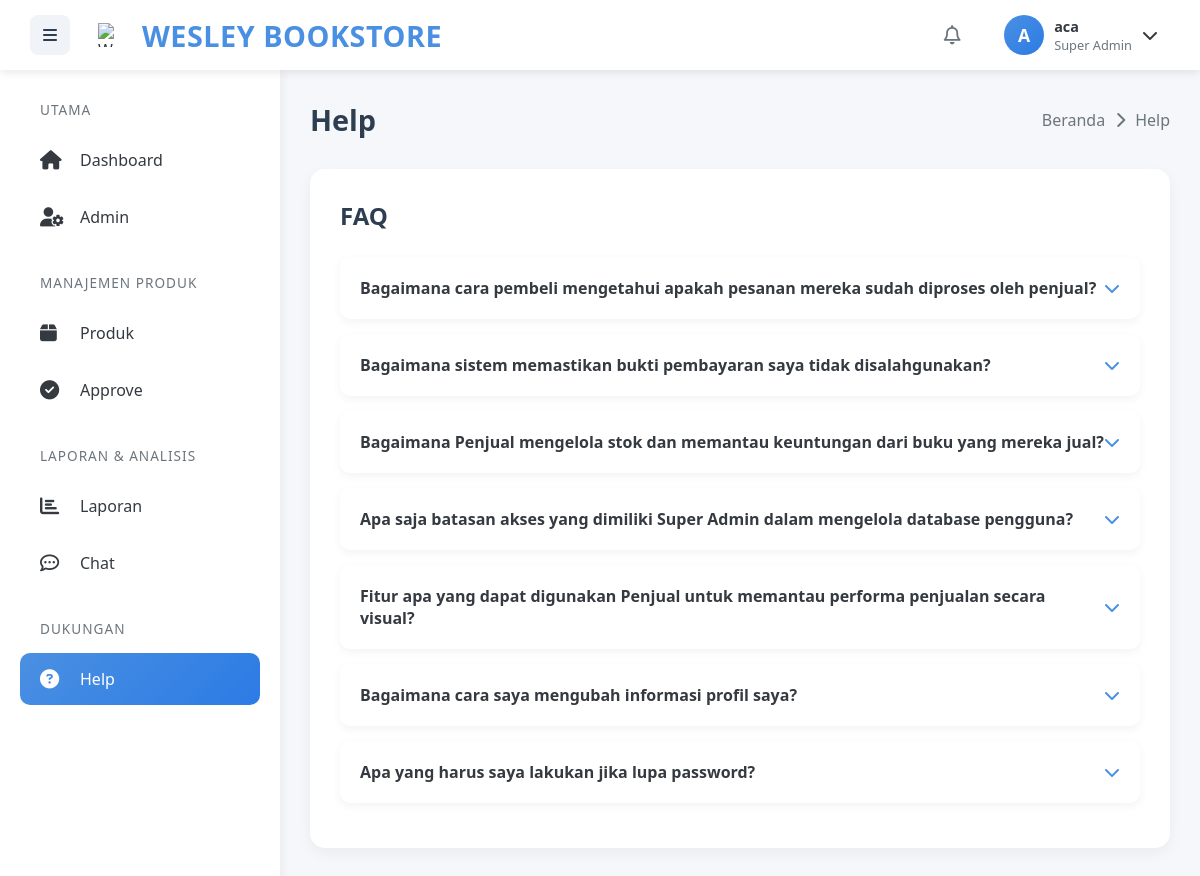
Page /penjual/help.php (signed in) on the committed database.
### tables this page shows
CREATE TABLE `users` (
  `id_user` int(11) NOT NULL,
  `nik` varchar(16) NOT NULL,
  `username` varchar(100) NOT NULL,
  `password` varchar(255) NOT NULL,
  `email` varchar(100) NOT NULL,
  `role` enum('super_admin','penjual','pembeli') NOT NULL,
  `status` enum('aktif','tidak aktif') DEFAULT 'aktif',
  `gambar` varchar(255) NOT NULL,
  `alamat` text NOT NULL,
  `nama_bank` varchar(50) DEFAULT NULL,
  `no_rekening` varchar(50) DEFAULT NULL,
  `last_login` timestamp NULL DEFAULT NULL,
  `remember_token` varchar(255) DEFAULT NULL,
  `created_at` datetime NOT NULL DEFAULT current_timestamp(),
  `last_chat_time` datetime DEFAULT NULL,
  `is_online` tinyint(1) DEFAULT 0,
  `last_seen` datetime DEFAULT NULL,
  `device_token` varchar(255) DEFAULT NULL
);

### penjual/help.php (the view, shortened to what this page needs)
<?php
    require_once '../koneksi.php';
    $user_id = $_SESSION['user_id'];
    $sql = "SELECT * FROM users WHERE id_user = ?";
    $stmt = $conn->prepare($sql);
    $stmt->bind_param("i", $user_id);
    $stmt->execute();
    $result = $stmt->get_result();
    if ($result->num_rows > 0) {
        $user = $result->fetch_assoc();
        $username = $user['username'];
        $role = $user['role'];
        $gambar = $user['gambar'];
        function getInitials($name) {
            $words = explode(' ', $name);
            $initials = '';
            foreach ($words as $word) {
                $initials .= strtoupper(substr($word, 0, 1));
            }
            return substr($initials, 0, 2);
        }
        $initials = getInitials($username);
        $role_display = ($role == 'super_admin') ? 'Super Admin' :
                       (($role == 'penjual') ? 'Penjual' : 'Pembeli');
        $gambar_path = !empty($gambar) ? '../asset/' . $gambar : '';
        $has_image = !empty($gambar) && file_exists($gambar_path);
    } else {
        session_destroy();
        header("Location: ../login.php");
        exit();
    }
?>
<!DOCTYPE html>
<html lang="id">
<head>
    <link rel="stylesheet" href="https://cdnjs.cloudflare.com/ajax/libs/font-awesome/6.4.0/css/all.min.css">
</head>
<body>
    <nav class="top-nav">
        <div class="nav-left">
            <div class="menu-toggle" id="menuToggle">
                <i class="fas fa-bars"></i>
            </div>
            <div class="logo">
                <img src="../asset/wesley.png" alt="Wesley Bookstore Logo" class="logo-img">
                <span class="logo-text">WESLEY BOOKSTORE</span>
            </div>
        </div>
        <div class="nav-right">
            <div class="nav-icons">
                <div class="nav-icon notification-icon" id="notificationIcon">
                    <i class="far fa-bell"></i>
                </div>
            </div>
            <div class="user-profile" id="userProfile">
                <div class="user-info">
                    <div class="avatar">
                        <?php if ($has_image): ?>
                            <img src="<?php echo $gambar_path; ?>" alt="<?php echo htmlspecialchars($username); ?>">
                        <?php else: ?>
                            <?php echo $initials; ?>
                        <?php endif; ?>
                    </div>
                    <div class="user-details">
                        <span class="user-name"><?php echo htmlspecialchars($username); ?></span>
                        <span class="user-role"><?php echo $role_display; ?></span>
                    </div>
                    <i class="fas fa-chevron-down"></i>
                </div>
            </div>
        </div>
    </nav>
    <aside class="sidebar" id="sidebar">
        <nav class="sidebar-nav">
            <div class="nav-section">
                <div class="nav-title">Utama</div>
                <a href="dashboard.php" class="sidebar-item">
                    <i class="fas fa-home"></i>
                    <span>Dashboard</span>
                </a>
                <a href="penjual.php" class="sidebar-item">
                    <i class="fas fa-user-cog"></i>
                    <span>Admin</span>
                </a>
            </div>
            <div class="nav-section">
                <div class="nav-title">Manajemen Produk</div>
                <a href="produk.php" class="sidebar-item">
                    <i class="fas fa-box"></i>
                    <span>Produk</span>
                </a>
                <?php if ($role == 'penjual' || $role == 'super_admin'): ?>
                    <a href="approve.php" class="sidebar-item">
                        <i class="fas fa-check-circle"></i>
                        <span>Approve</span>
                    </a>
                <?php endif; ?>
            </div>
            <div class="nav-section">
                <div class="nav-title">Laporan & Analisis</div>
                <a href="laporan.php" class="sidebar-item">
                    <i class="fas fa-chart-bar"></i>
                    <span>Laporan</span>
                </a>
                <a href="chat.php" class="sidebar-item">
                    <i class="far fa-comment-dots"></i>
                    <span>Chat</span>
                </a>
            </div>
            <div class="nav-section">
                <div class="nav-title">Dukungan</div>
                <a href="help.php" class="sidebar-item active">
                    <i class="fas fa-question-circle"></i>
                    <span>Help</span>
                </a>
            </div>
        </nav>
    </aside>
    <main class="main-content" id="mainContent">
        <div class="content-header">
            <h1 class="page-title">Help</h1>
            <div class="breadcrumb">
                <a href="dashboard.php">Beranda</a>
                <i class="fas fa-chevron-right"></i>
                <span>Help</span>
            </div>
        </div>
        <div class="content-section">
            <div class="section-header">
                <h2 class="section-title">FAQ</h2>
            </div>
            <div class="faq-item">
                <div class="faq-question">
                    <span>Bagaimana cara pembeli mengetahui apakah pesanan mereka sudah diproses oleh penjual?</span>
                    <i class="fas fa-chevron-down faq-toggle"></i>
                </div>
            </div>
            <div class="faq-item">
                <div class="faq-question">
                    <span>Bagaimana sistem memastikan bukti pembayaran saya tidak disalahgunakan?</span>
                    <i class="fas fa-chevron-down faq-toggle"></i>
                </div>
            </div>
            <div class="faq-item">
                <div class="faq-question">
                    <span>Bagaimana Penjual mengelola stok dan memantau keuntungan dari buku yang mereka jual?</span>
                    <i class="fas fa-chevron-down faq-toggle"></i>
                </div>
            </div>
            <div class="faq-item">
                <div class="faq-question">
                    <span>Apa saja batasan akses yang dimiliki Super Admin dalam mengelola database pengguna?</span>
                    <i class="fas fa-chevron-down faq-toggle"></i>
                </div>
            </div>
            <div class="faq-item">
                <div class="faq-question">
                    <span>Fitur apa yang dapat digunakan Penjual untuk memantau performa penjualan secara visual?</span>
                    <i class="fas fa-chevron-down faq-toggle"></i>
                </div>
            </div>
            <div class="faq-item">
                <div class="faq-question">
                    <span>Bagaimana cara saya mengubah informasi profil saya?</span>
                    <i class="fas fa-chevron-down faq-toggle"></i>
                </div>
            </div>
            <div class="faq-item">
                <div class="faq-question">
                    <span>Apa yang harus saya lakukan jika lupa password?</span>
                    <i class="fas fa-chevron-down faq-toggle"></i>
                </div>
            </div>
        </div>
    </main>
</body>
</html>

### penjual/help.php (style rules this page uses)
:root { --primary: #2c3e50; --secondary: #4a90e2; --accent: #9b59b6; --light: #f8f9fa; --dark: #343a40; --gray: #6c757d; --success: #28a745; --danger: #dc3545; --warning: #ffc107; --sidebar-width: 280px; }
* { scrollbar-width: none; -ms-overflow-style: none; }
* { margin: 0; padding: 0; box-sizing: border-box; font-family: 'Segoe UI', Tahoma, Geneva, Verdana, sans-serif; }
body { background-color: #f5f7fa; color: var(--dark); overflow-x: hidden; }
.top-nav { background: white; height: 70px; box-shadow: 0 2px 10px rgba(0, 0, 0, 0.1); display: flex; align-items: center; justify-content: space-between; padding: 0 30px; position: fixed; top: 0; left: 0; right: 0; z-index: 1000; }
.nav-left { display: flex; align-items: center; gap: 20px; }
.menu-toggle { display: flex; align-items: center; justify-content: center; width: 40px; height: 40px; border-radius: 8px; background: #f0f4f8; color: var(--primary); cursor: pointer; transition: all 0.3s ease; }
.logo { display: flex; align-items: center; gap: 12px; }
.logo-img { height: 40px; width: 40px; border-radius: 8px; object-fit: contain; padding: 8px; }
.logo-text { font-size: 1.8rem; font-weight: 700; color: var(--secondary); letter-spacing: 0.5px; }
.nav-right { display: flex; align-items: center; gap: 20px; }
.nav-icons { display: flex; align-items: center; gap: 15px; }
.nav-icon { position: relative; cursor: pointer; color: var(--gray); font-size: 1.2rem; transition: all 0.3s ease; width: 40px; height: 40px; display: flex; align-items: center; justify-content: center; border-radius: 8px; }
.user-profile { position: relative; cursor: pointer; }
.user-info { display: flex; align-items: center; gap: 10px; padding: 8px 12px; border-radius: 10px; transition: all 0.3s ease; }
.avatar { width: 40px; height: 40px; border-radius: 50%; background: linear-gradient(135deg, var(--secondary) 0%, #2c7be5 100%); display: flex; align-items: center; justify-content: center; color: white; font-weight: 600; font-size: 1.1rem; overflow: hidden; }
.user-details { display: flex; flex-direction: column; }
.user-name { font-weight: 600; color: var(--dark); font-size: 0.9rem; max-width: 150px; white-space: nowrap; overflow: hidden; text-overflow: ellipsis; }
.user-role { font-size: 0.8rem; color: var(--gray); text-transform: capitalize; }
.sidebar { position: fixed; left: 0; top: 70px; bottom: 0; width: var(--sidebar-width); background: white; box-shadow: 2px 0 10px rgba(0, 0, 0, 0.05); padding: 30px 0; overflow-y: auto; transform: translateX(0); transition: transform 0.3s ease; z-index: 999; scrollbar-width: none; -ms-overflow-style: none; }
.sidebar-nav { padding: 0 20px; }
.nav-section { margin-bottom: 30px; }
.nav-title { font-size: 0.85rem; color: var(--gray); text-transform: uppercase; letter-spacing: 1px; margin-bottom: 15px; padding: 0 20px; }
.sidebar-item { display: flex; align-items: center; padding: 15px 20px; margin-bottom: 5px; border-radius: 10px; color: var(--dark); text-decoration: none; transition: all 0.3s ease; }
.sidebar-item.active { background: linear-gradient(135deg, var(--secondary) 0%, #2c7be5 100%); color: white; }
.sidebar-item i { margin-right: 15px; font-size: 1.2rem; width: 25px; }
.main-content { margin-left: var(--sidebar-width); margin-top: 70px; padding: 30px; min-height: calc(100vh - 70px); transition: margin-left 0.3s ease; overflow-x: hidden; }
.content-header { display: flex; justify-content: space-between; align-items: center; margin-bottom: 30px; }
.page-title { font-size: 1.8rem; font-weight: 600; color: var(--primary); }
.breadcrumb { display: flex; align-items: center; gap: 10px; color: var(--gray); }
.breadcrumb a { color: var(--gray); text-decoration: none; }
.content-section { background: white; border-radius: 15px; padding: 30px; margin-bottom: 30px; box-shadow: 0 5px 15px rgba(0, 0, 0, 0.05); }
.section-header { display: flex; justify-content: space-between; align-items: center; margin-bottom: 25px; }
.section-title { font-size: 1.5rem; font-weight: 600; color: var(--primary); }
.faq-item { background: white; border-radius: 10px; margin-bottom: 15px; overflow: hidden; box-shadow: 0 3px 10px rgba(0, 0, 0, 0.05); }
.faq-question { padding: 20px; font-weight: 600; color: var(--dark); cursor: pointer; display: flex; justify-content: space-between; align-items: center; transition: background 0.3s ease; }
.faq-toggle { color: var(--secondary); transition: transform 0.3s ease; }

### rows in the picture
users: username "A", username "aca", role "Super Admin"
